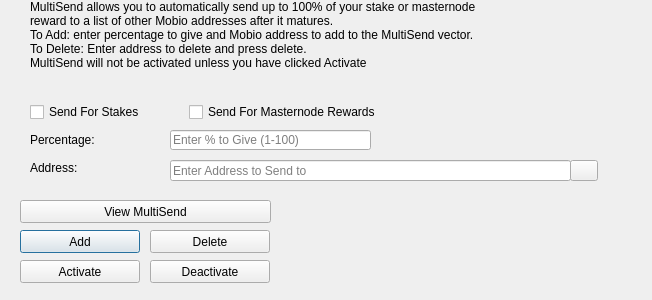
<?xml version="1.0" encoding="UTF-8"?>
<ui version="4.0">
 <class>MultiSendDialog</class>
 <widget class="QDialog" name="MultiSendDialog">
  <property name="windowModality">
   <enum>Qt::NonModal</enum>
  </property>
  <property name="geometry">
   <rect>
    <x>0</x>
    <y>0</y>
    <width>652</width>
    <height>300</height>
   </rect>
  </property>
  <property name="windowTitle">
   <string>MultiSend</string>
  </property>
  <widget class="QLineEdit" name="multiSendPercentEdit">
   <property name="geometry">
    <rect>
     <x>170</x>
     <y>130</y>
     <width>201</width>
     <height>20</height>
    </rect>
   </property>
   <property name="toolTip">
    <string>Enter whole numbers 1 - 100</string>
   </property>
   <property name="placeholderText">
    <string>Enter % to Give (1-100)</string>
   </property>
  </widget>
  <widget class="QLineEdit" name="multiSendAddressEdit">
   <property name="geometry">
    <rect>
     <x>170</x>
     <y>160</y>
     <width>401</width>
     <height>21</height>
    </rect>
   </property>
   <property name="toolTip">
    <string/>
   </property>
   <property name="placeholderText">
    <string>Enter Address to Send to</string>
   </property>
  </widget>
  <widget class="QLabel" name="label_2">
   <property name="geometry">
    <rect>
     <x>30</x>
     <y>0</y>
     <width>451</width>
     <height>121</height>
    </rect>
   </property>
   <property name="lineWidth">
    <number>1</number>
   </property>
   <property name="text">
    <string>MultiSend allows you to automatically send up to 100% of your stake or masternode reward to a list of other Mobio addresses after it matures.
To Add: enter percentage to give and Mobio address to add to the MultiSend vector.
To Delete: Enter address to delete and press delete.
MultiSend will not be activated unless you have clicked Activate</string>
   </property>
   <property name="alignment">
    <set>Qt::AlignLeading|Qt::AlignLeft|Qt::AlignTop</set>
   </property>
   <property name="wordWrap">
    <bool>true</bool>
   </property>
  </widget>
  <widget class="QLabel" name="message">
   <property name="geometry">
    <rect>
     <x>290</x>
     <y>200</y>
     <width>351</width>
     <height>91</height>
    </rect>
   </property>
   <property name="text">
    <string/>
   </property>
  </widget>
  <widget class="QPushButton" name="addButton">
   <property name="geometry">
    <rect>
     <x>20</x>
     <y>230</y>
     <width>120</width>
     <height>23</height>
    </rect>
   </property>
   <property name="toolTip">
    <string/>
   </property>
   <property name="statusTip">
    <string>Add to MultiSend Vector</string>
   </property>
   <property name="text">
    <string>Add</string>
   </property>
  </widget>
  <widget class="QPushButton" name="disableButton">
   <property name="geometry">
    <rect>
     <x>150</x>
     <y>260</y>
     <width>120</width>
     <height>23</height>
    </rect>
   </property>
   <property name="statusTip">
    <string>Deactivate MultiSend</string>
   </property>
   <property name="text">
    <string>Deactivate</string>
   </property>
  </widget>
  <widget class="QPushButton" name="addressBookButton">
   <property name="geometry">
    <rect>
     <x>570</x>
     <y>160</y>
     <width>28</width>
     <height>21</height>
    </rect>
   </property>
   <property name="toolTip">
    <string>Choose an address from the address book</string>
   </property>
   <property name="text">
    <string/>
   </property>
   <property name="icon">
    <iconset resource="../mobio.qrc">
     <normaloff>:/icons/address-book</normaloff>:/icons/address-book</iconset>
   </property>
   <property name="shortcut">
    <string>Alt+A</string>
   </property>
   <property name="autoDefault">
    <bool>false</bool>
   </property>
  </widget>
  <widget class="QLabel" name="label">
   <property name="geometry">
    <rect>
     <x>30</x>
     <y>130</y>
     <width>121</width>
     <height>20</height>
    </rect>
   </property>
   <property name="toolTip">
    <string>Percentage of stake to send</string>
   </property>
   <property name="text">
    <string>Percentage:</string>
   </property>
  </widget>
  <widget class="QLabel" name="label_5">
   <property name="geometry">
    <rect>
     <x>30</x>
     <y>160</y>
     <width>111</width>
     <height>16</height>
    </rect>
   </property>
   <property name="toolTip">
    <string>Address to send portion of stake to</string>
   </property>
   <property name="text">
    <string>Address:</string>
   </property>
  </widget>
  <widget class="QPushButton" name="deleteButton">
   <property name="geometry">
    <rect>
     <x>150</x>
     <y>230</y>
     <width>120</width>
     <height>23</height>
    </rect>
   </property>
   <property name="toolTip">
    <string/>
   </property>
   <property name="statusTip">
    <string>Delete Address From MultiSend Vector</string>
   </property>
   <property name="text">
    <string>Delete</string>
   </property>
  </widget>
  <widget class="QPushButton" name="activateButton">
   <property name="geometry">
    <rect>
     <x>20</x>
     <y>260</y>
     <width>120</width>
     <height>23</height>
    </rect>
   </property>
   <property name="statusTip">
    <string>Activate MultiSend</string>
   </property>
   <property name="text">
    <string>Activate</string>
   </property>
  </widget>
  <widget class="QPushButton" name="viewButton">
   <property name="geometry">
    <rect>
     <x>20</x>
     <y>200</y>
     <width>251</width>
     <height>23</height>
    </rect>
   </property>
   <property name="toolTip">
    <string/>
   </property>
   <property name="statusTip">
    <string>View MultiSend Vector</string>
   </property>
   <property name="text">
    <string>View MultiSend</string>
   </property>
  </widget>
  <widget class="QWidget" name="horizontalLayoutWidget">
   <property name="geometry">
    <rect>
     <x>30</x>
     <y>100</y>
     <width>351</width>
     <height>24</height>
    </rect>
   </property>
   <layout class="QHBoxLayout" name="horizontalLayout">
    <item>
     <widget class="QCheckBox" name="multiSendStakeCheckBox">
      <property name="text">
       <string>Send For Stakes</string>
      </property>
     </widget>
    </item>
    <item>
     <widget class="QCheckBox" name="multiSendMasternodeCheckBox">
      <property name="text">
       <string>Send For Masternode Rewards</string>
      </property>
     </widget>
    </item>
   </layout>
  </widget>
 </widget>
 <resources>
  <include location="../mobio.qrc"/>
 </resources>
 <connections/>
</ui>
